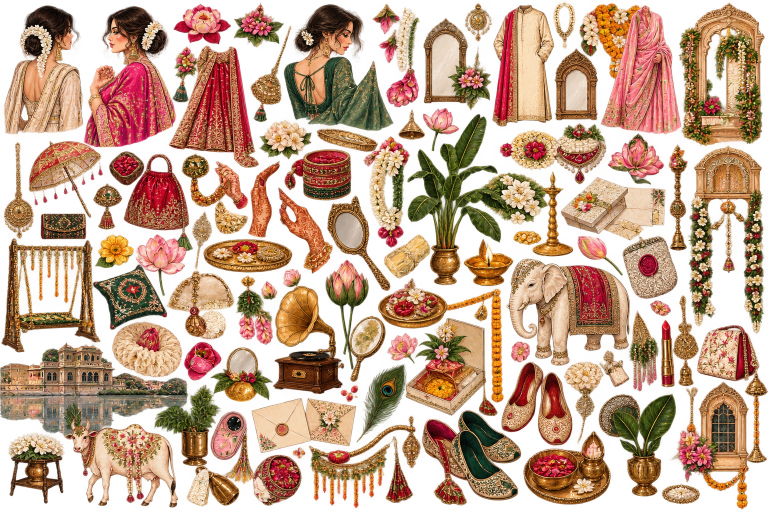
#> input picture kaphor-frontend/assets/elements/indian.png, 1536 x 1024 px, found by its file name (shown at 1/2 size)
$ python test_indian_coords.py
#> lines starting #> are read from the running program, lines starting #| are printed output that depends on the picture
import os
from PIL import Image

im = Image.open(r"c:\Users\Insiyah\Kaphor\kaphor-frontend\assets\elements\indian.png").convert('RGBA')
#> im is the input picture: PIL image 1536x1024 RGBA; mean R, G, B, A 156.1, 106.6, 70.8, 152.1
out_dir = r"c:\Users\Insiyah\Kaphor\kaphor-frontend\assets\editorial\indian"
os.makedirs(out_dir, exist_ok=True)

def save_crop(box, name):
#> called with box = (0, 0, 245, 450), name = 'muse_ivory_gajra'
    cropped = im.crop(box)
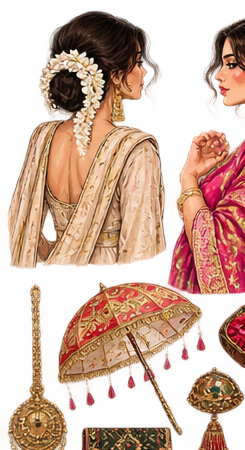
#> cropped: PIL image 245x450 RGBA; mean R, G, B, A 159.6, 108.3, 80.4, 136.7; transparent parts drawn white
    bbox = cropped.getbbox()
#> bbox = (0, 0, 245, 450)
    if bbox:
        trimmed = cropped.crop(bbox)
        w, h = trimmed.size
#> w = 245; h = 450
        padded = Image.new('RGBA', (w + 8, h + 8), (0,0,0,0))
#> padded: PIL image 253x458 RGBA; every value is 0
        padded.paste(trimmed, (4, 4))
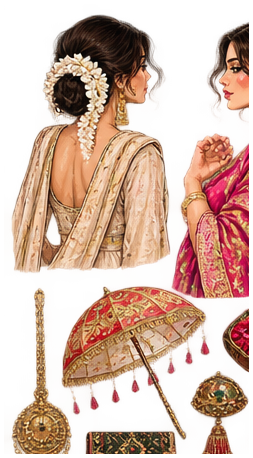
#> padded: PIL image 253x458 RGBA; mean R, G, B, A 151.9, 103.1, 76.5, 130.1; transparent parts drawn white
        padded.save(os.path.join(out_dir, f"{name}.png"))
        print(f"Saved {name}: {padded.size}")
#| Saved muse_ivory_gajra: (253, 458)

# Let's inspect the 1536 x 1024 sheet
# Let's save slices for:
# 1. Ivory lehenga muse: x=0..240, y=0..450
save_crop((0, 0, 245, 450), "muse_ivory_gajra")

# 2. Pink banarasi saree muse: x=240..550, y=0..450
save_crop((235, 0, 540, 460), "muse_pink_banarasi")
#> call 2 of save_crop, with box = (235, 0, 540, 460), name = 'muse_pink_banarasi'
#> in save_crop (call 2), `cropped = im.crop(box)`:
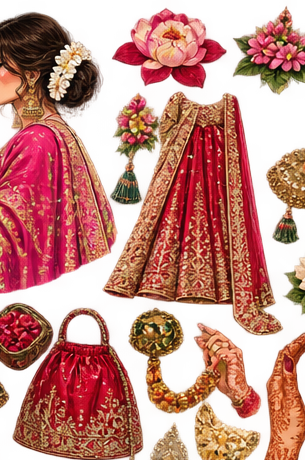
#> cropped: PIL image 305x460 RGBA; mean R, G, B, A 160.3, 78.9, 62, 162.8; transparent parts drawn white
#> in save_crop (call 2), `bbox = cropped.getbbox()`: bbox = (0, 0, 305, 460)
#> in save_crop (call 2), `padded = Image.new('RGBA', (w + 8, h + 8), (0,0,0,0))`: padded: PIL image 313x468 RGBA; every value is 0
#> in save_crop (call 2), `padded.paste(trimmed, (4, 4))`:
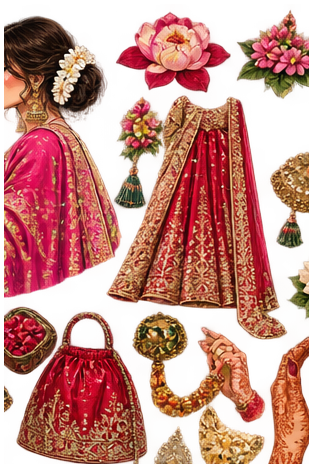
#> padded: PIL image 313x468 RGBA; mean R, G, B, A 153.5, 75.5, 59.4, 155.9; transparent parts drawn white
#| Saved muse_pink_banarasi: (313, 468)

# 3. Royal crimson lehenga: x=580..850, y=140..550
# Wait, let's verify where the lehenga is!
# 4. Lotus flower: x=580..800, y=0..140
save_crop((580, 0, 800, 140), "lotus_pink")
#> call 3 of save_crop, with box = (580, 0, 800, 140), name = 'lotus_pink'
#> in save_crop (call 3), `cropped = im.crop(box)`:
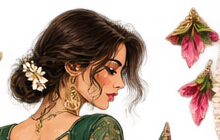
#> cropped: PIL image 220x140 RGBA; mean R, G, B, A 121.3, 82.6, 60.3, 128.9; transparent parts drawn white
#> in save_crop (call 3), `bbox = cropped.getbbox()`: bbox = (0, 0, 220, 140)
#> in save_crop (call 3), `padded = Image.new('RGBA', (w + 8, h + 8), (0,0,0,0))`: padded: PIL image 228x148 RGBA; every value is 0
#> in save_crop (call 3), `padded.paste(trimmed, (4, 4))`:
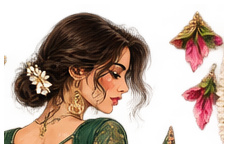
#> padded: PIL image 228x148 RGBA; mean R, G, B, A 110.7, 75.4, 55, 117.6; transparent parts drawn white
#| Saved lotus_pink: (228, 148)

# 5. Jharokha window: Let's check coordinates around x=1000..1536
# Let's search for the window in indian.png

$ run again, with kaphor-frontend/assets/elements/76d5efc9-6b18-4169-a3f9-816158f076ae.png copied over kaphor-frontend/assets/elements/indian.png
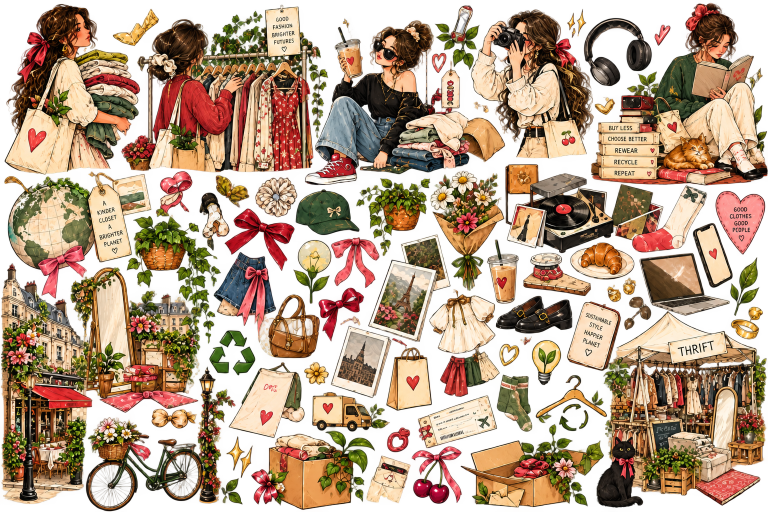
#> input picture kaphor-frontend/assets/elements/76d5efc9-6b18-4169-a3f9-816158f076ae.png, 1536 x 1024 px, found by its file name (shown at 1/2 size)
#> im is the input picture: PIL image 1536x1024 RGBA; mean R, G, B, A 142.9, 108.5, 76.2, 167.2
#> bbox = (0, 0, 245, 450)
#| Saved muse_ivory_gajra: (253, 458)
#> cropped: PIL image 305x460 RGBA
#| Saved muse_pink_banarasi: (313, 453)
#> in save_crop (call 3), `cropped = im.crop(box)`:
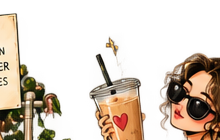
#> cropped: PIL image 220x140 RGBA; mean R, G, B, A 132.6, 104.7, 72.2, 89.7; transparent parts drawn white
#> bbox = (0, 10, 220, 140)
#> trimmed: PIL image 220x130 RGBA
#> in save_crop (call 3), `padded.paste(trimmed, (4, 4))`:
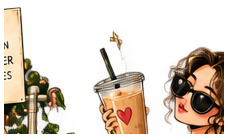
#> padded: PIL image 228x138 RGBA; mean R, G, B, A 120.8, 95.2, 65.7, 87.8; transparent parts drawn white
#| Saved lotus_pink: (228, 138)

$ run again, with kaphor-frontend/assets/elements/Sustainable Style Sticker Collage.png copied over kaphor-frontend/assets/elements/indian.png
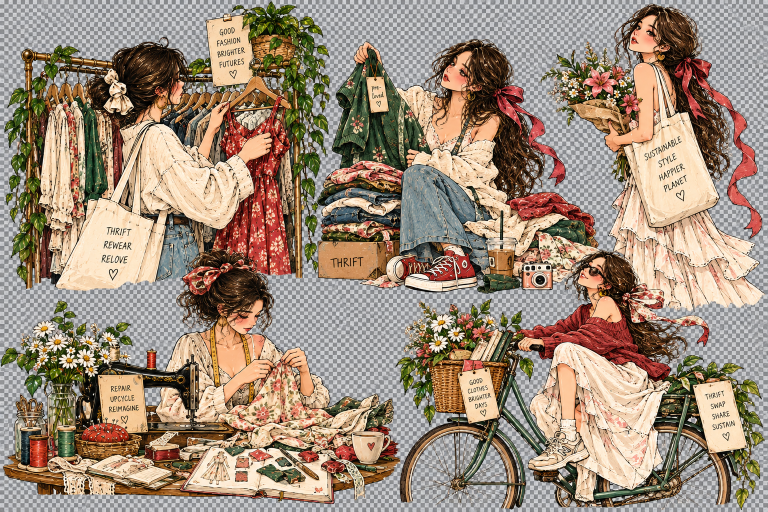
#> input picture kaphor-frontend/assets/elements/Sustainable Style Sticker Collage.png, 1536 x 1024 px, found by its file name (shown at 1/2 size)
#> bbox = (0, 0, 245, 450)
#| Saved muse_ivory_gajra: (253, 458)
#> cropped: PIL image 305x460 RGBA
#| Saved muse_pink_banarasi: (313, 468)
#> in save_crop (call 3), `cropped = im.crop(box)`:
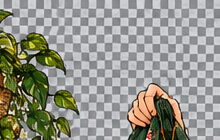
#> cropped: PIL image 220x140 RGBA; mean R, G, B, A 149.1, 149.1, 138.7, 255
#> bbox = (0, 0, 220, 140)
#> in save_crop (call 3), `padded.paste(trimmed, (4, 4))`:
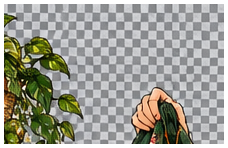
#> padded: PIL image 228x148 RGBA; mean R, G, B, A 136.1, 136.1, 126.6, 232.8; transparent parts drawn white
#| Saved lotus_pink: (228, 148)

$ run again, with kaphor-frontend/assets/elements/Vintage Thrift Fashion Sticker Collage.png copied over kaphor-frontend/assets/elements/indian.png
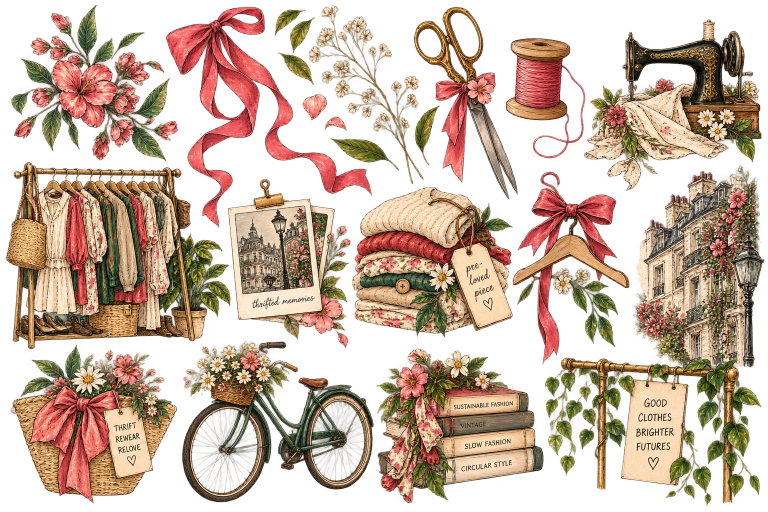
#> input picture kaphor-frontend/assets/elements/Vintage Thrift Fashion Sticker Collage.png, 1536 x 1024 px, found by its file name (shown at 1/2 size)
#> im is the input picture: PIL image 1536x1024 RGBA; mean R, G, B, A 145.6, 108.1, 79.5, 130.8
#> bbox = (13, 0, 245, 450)
#| Saved muse_ivory_gajra: (240, 458)
#> cropped: PIL image 305x460 RGBA
#> trimmed: PIL image 305x459 RGBA
#| Saved muse_pink_banarasi: (313, 467)
#> in save_crop (call 3), `cropped = im.crop(box)`:
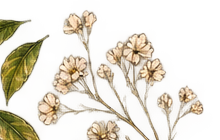
#> cropped: PIL image 220x140 RGBA; mean R, G, B, A 148.1, 125, 84.3, 64.3; transparent parts drawn white
#> bbox = (0, 0, 213, 140)
#> trimmed: PIL image 213x140 RGBA
#> in save_crop (call 3), `padded.paste(trimmed, (4, 4))`:
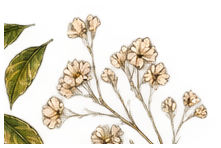
#> padded: PIL image 221x148 RGBA; mean R, G, B, A 135.1, 114.3, 77.1, 60.6; transparent parts drawn white
#| Saved lotus_pink: (221, 148)
